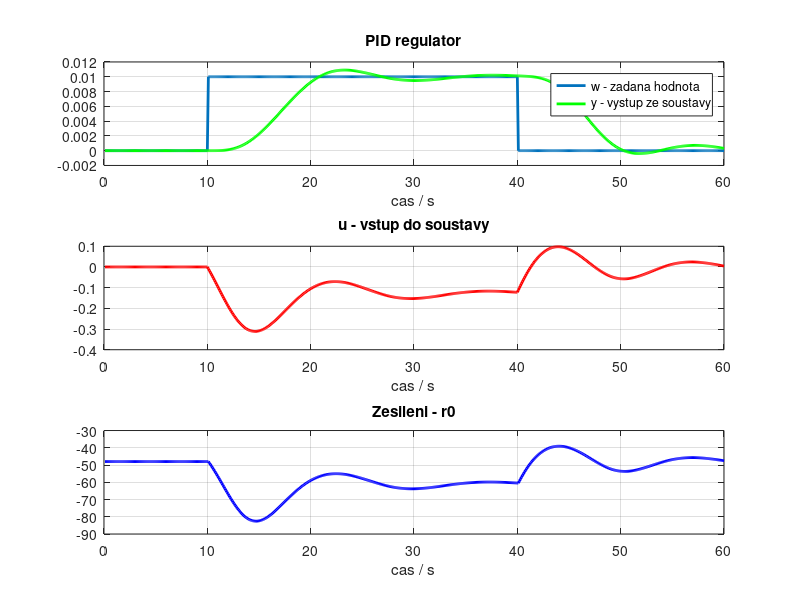

Here is the MATLAB script that generated this plot:
%Gain Scheduling
close all
clear all
clc

%interval vzorkovani
T = 0.1; 
%doba simulace
TN = 60; 

%pocet kroku simulace
N = floor(TN/T);

%prubeh vstupu
w =[ones(100,1)*0;ones(300,1)*0.01;ones(200,1)*0];

%kriticka frekvence
wk = sqrt(3)/3;

%konstanty I a D
TI = 0.5*2*pi/wk;
TD = 0.125*2*pi/wk;


% priprava na simulaci
y0=zeros(1,3);
u0=zeros(1,3);
U=zeros(N,1);
Y=zeros(N,1);
R=zeros(N,1);
for k = 1:N
    Bs = [-0.1];
    As = [27 27 9 1]*((u0(1) - 1)^2);

    TFASpoj = tf(Bs,As);
    TFADis = c2d(TFASpoj, T,'zoh');
    [B,A] = tfdata(TFADis,'v');
    
    %gain schedulling
    r0K = -80*(u0(1)-1)^2;
    r0 = 0.6*r0K;
    
    %rovnice regulatoru
    q0 = -r0*(1+T/2/TI+TD/T);
    q1 = r0*(1-T/2/TI+2*TD/T);
    q2 = -r0*TD/T;

    
    %diskretni PID regulator
    u = u0(1)-(q0+q1+q2)*w(k)+[q0 q1 q2]*y0';
    %vystup
    y = (-1).*A(2:4)*y0(1:3)' + B(2:4)*u0(1:3)';
    %aktualizace dat
    y0 = [y,y0(1:end-1)];
    u0 = [u,u0(1:end-1)];
    
    %data pro vizualizaci
    U(k) = u;
    Y(k) = y;
    R(k) = r0;
    
end

t=T:T:N*T;
t=t';
subplot(3,1,1)
plot(t,w,'LineWidth',2);
hold on;
plot(t,Y,'g','LineWidth',2)
hold off;
grid
legend('w - zadana hodnota','y - vystup ze soustavy','Location','Best')
xlabel('cas / s')
title('PID regulator')
subplot(3,1,2)
plot(t,U,'r','LineWidth',2)
grid
xlabel('cas / s')
title('u - vstup do soustavy')
subplot(3,1,3)
plot(t,R,'b','LineWidth',2)
grid
xlabel('cas / s')
title('Zesileni - r0')
